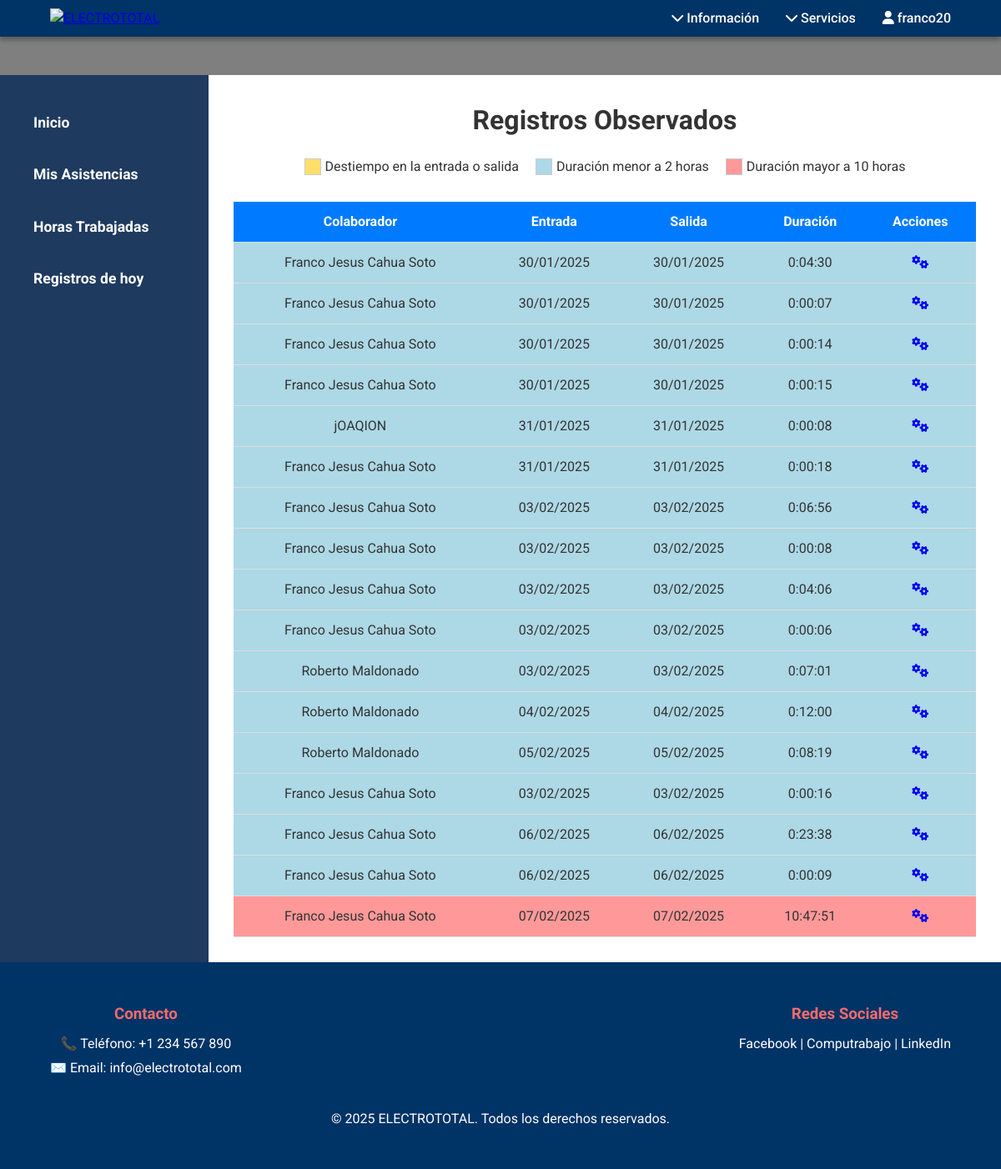
The page /personal/adminDashboard/observedList/ (signed in) on the database its author committed.
### personal/models.py (models this page shows, shortened)
class CustomUser(AbstractUser):
    isDelete= models.BooleanField(default=False)
    isAdmin = models.BooleanField(default=False)

class AttendanceRecord(models.Model):
    isDelete=models.BooleanField(default=False)
    collaborator=models.ForeignKey(Collaborator, on_delete=models.CASCADE)
    inRecord=models.ForeignKey(Record, on_delete=models.CASCADE, related_name='input')
    outRecord=models.ForeignKey(Record, on_delete=models.CASCADE,blank=True,null=True, related_name='output')
    isLunch=models.BooleanField(default=False)
    objects=ModelManager()

class Collaborator(models.Model):
    isDelete= models.BooleanField(default=False)
    user = models.OneToOneField(CustomUser, on_delete=models.CASCADE)
    favoritePlaceIsOffice=models.BooleanField(default=False)
    isWorking=models.IntegerField(default=-1)
    objects=ModelManager()

class Record(models.Model):
    isDelete= models.BooleanField(default=False)
    typeIsInput= models.BooleanField(default=True)
    placeIsOffice=models.BooleanField(default=False)
    collaborator=models.ForeignKey(Collaborator, on_delete=models.CASCADE)
    placeDescription=models.CharField(max_length=30,blank=True,null=True)
    partialDateTime = models.DateTimeField(default=timezone.now )
    dateTime=models.DateTimeField(default=timezone.now)
    unTimelyDateTime = models.DateTimeField(null=True, blank=True)
    photo = models.ImageField(upload_to='fotos_asistencia/')
    objects=ModelManager()

### personal/views.py (the view)
# urls.py: path('adminDashboard/observedList/', views.attendanceObservationsView, name='observedList'), #
def attendanceObservationsView(request):
    attendance_records = AttendanceRecord.objects.enables()
    observed_recordsUnTimely = []
    observedRecordsShort = []
    observedRecordsLarge = []
    totalUnTimely, totalShort, totalLarge = 0, 0, 0
    for record in attendance_records:
        observed_status = isObserved(record)
        hoursWorked, _  = calculateHoursWorked(record)
        if observed_status == 0:
            observed_recordsUnTimely.append((record, hoursWorked))
            totalUnTimely += hoursWorked
        elif observed_status == 1:
            observedRecordsShort.append((record, hoursWorked))
            totalShort += hoursWorked
        elif observed_status == 2:
            observedRecordsLarge.append((record, hoursWorked))
            totalLarge += hoursWorked
    return render(request, 'attendanceObservations.html', {
        'records_unTimely': observed_recordsUnTimely,
        'records_short': observedRecordsShort,
        'records_large': observedRecordsLarge,
        'total_unTimely': totalUnTimely,
        'total_short': totalShort,
        'total_large': totalLarge,
    })

### personal/models.py (called while the page is built)
    def enables(self):
        return self.filter(isDelete=False)

### personal/scripts.py (called while the page is built)
def calculateHoursWorked(attendanceRecord):
    try:
        inRecordDT=attendanceRecord.inRecord.dateTime
        outRecordDT=attendanceRecord.outRecord.dateTime
        diff=outRecordDT-inRecordDT
        diffHours=diff.total_seconds() / 3600
        launch=isLaunch(inRecordDT,diffHours)
        if launch:
            diffHours -= 1
    except:
        diffHours=0
        launch=False
    return diffHours,launch

def isLaunch(inRecordDT, diffHours):
    peru_tz = pytz.timezone("America/Lima")
    inRecordDT = inRecordDT.astimezone(peru_tz)
    return inRecordDT.hour < 12 and diffHours > 5

def isObserved(attendance_record):
    if attendance_record.inRecord.unTimelyDateTime or (attendance_record.outRecord and attendance_record.outRecord.unTimelyDateTime):
        return 0
    if attendance_record.outRecord:
        time_diff, _ = calculateHoursWorked(attendance_record)
        if time_diff < 1:
            return 1
        elif time_diff>10:
            return 2
    return -1

### personal/templatetags/custom_filters.py (called while the page is built)
@register.filter
def float_to_hms(hours_float):
    hours = int(hours_float)
    minutes = int((hours_float - hours) * 60)
    seconds = int((((hours_float - hours) * 60) - minutes) * 60)
    return f"{hours}:{minutes:02d}:{seconds:02d}"

### personal/templates/attendanceObservations.html (shortened to what this page needs)
{% extends 'baseHome.html' %}
{% load custom_filters %}
{% block content_dashboard %}
    <h1>Registros Observados</h1>
    <div style="display: flex; justify-content: center; gap: 20px; margin-bottom: 20px;">
        <div style="display: flex; align-items: center;">
            <div style="width: 20px; height: 20px; background-color: rgb(255, 223, 107); border: 1px solid #ccc; margin-right: 5px;"></div>
            <span>Destiempo en la entrada o salida</span>
        </div>
        <div style="display: flex; align-items: center;">
            <div style="width: 20px; height: 20px; background-color: rgb(173, 216, 230); border: 1px solid #ccc; margin-right: 5px;"></div>
            <span>Duración menor a 2 horas</span>
        </div>
        <div style="display: flex; align-items: center;">
            <div style="width: 20px; height: 20px; background-color: rgb(255, 153, 153); border: 1px solid #ccc; margin-right: 5px;"></div>
            <span>Duración mayor a 10 horas</span>
        </div>
    </div>
    <div class="table-wrapper">
        <table>
            <thead>
                <tr>
                    <th>Colaborador</th>
                    <th>Entrada</th>
                    <th>Salida</th>
                    <th>Duración</th>
                    <th>Acciones</th>
                </tr>
            </thead>
            <tbody>
                {% for record, hour in records_short %}
                    <tr class="row-info">
                        <td>{{ record.collaborator.user.first_name }}</td>
                        <td>{{ record.inRecord.dateTime|date:"d/m/Y" }}</td>
                        <td>{{ record.outRecord.dateTime|date:"d/m/Y"|default:"-" }}</td>
                        <td>{{ hour|float_to_hms }}</td>
                        <td>
                            <a href="{% url 'attendanceRecord' attendanceRecord_id=record.id %}">
                                <i class="fa fa-cogs" aria-hidden="true"></i>
                            </a>
                        </td>
                    </tr>
                {% endfor %}
                {% for record, hour in records_large %}
                    <tr class="row-danger">
                        <td>{{ record.collaborator.user.first_name }}</td>
                        <td>{{ record.inRecord.dateTime|date:"d/m/Y" }}</td>
                        <td>{{ record.outRecord.dateTime|date:"d/m/Y"|default:"-" }}</td>
                        <td>{{ hour|float_to_hms }}</td>
                        <td>
                            <a href="{% url 'attendanceRecord' attendanceRecord_id=record.id %}">
                                <i class="fa fa-cogs" aria-hidden="true"></i>
                            </a>
                        </td>
                    </tr>
                {% endfor %}
            </tbody>
        </table>
    </div>
{% endblock %}

### personal/templates/base.html (shortened to what this page needs)
<!DOCTYPE html>
<html lang="es">
<head>
    {% load static %}
    <link rel="stylesheet" href="{% static 'css/base.css' %}">
    {% block extra_styles %}{% endblock %}
    <link rel="stylesheet" href="https://cdnjs.cloudflare.com/ajax/libs/font-awesome/6.0.0-beta3/css/all.min.css">
</head>
<body>
    <header class="header">
        <div class="logo">
            <a href="{% url 'home' %}">
                <img src="https://i.ibb.co/D91DT3B/logo-removebg-preview-1.png" alt="ELECTROTOTAL">
            </a>
        </div>
        <nav class="navbar">
            <ul class="navbar-links">
                <li class="dropdown">
                    <a href="#"><i class="fa fa-chevron-down"></i>  Información</a>
                </li>
                <li class="dropdown">
                    <a href="#"><i class="fa fa-chevron-down"></i>  Servicios</a>
                </li>
            </ul>
            <ul class="navbar-links user-links">
                {% if user.is_authenticated %}
                    <li class="dropdown">
                        <a href="#"><i class="fa fa-user"></i> {{ user.username }}</a>
                    </li>
                {% else %}
                    <li><a href="#"><i class="fa fa-user-circle"></i>  Registrarse</a></li>
                    <li><a href="{% url 'login' %}"><i class="fa fa-user"></i>  Iniciar sesión</a></li>
                {% endif %}
            </ul>
        </nav>
    </header>
    <main>
        {% block content %}
        {% endblock %}
    </main>
    <footer>
        <div class="footer-content">
            <div class="footer-contact">
                <h3>Contacto</h3>
                <p>📞 Teléfono: +1 234 567 890</p>
                <p>✉️ Email: info@electrototal.com</p>
            </div>
            <div class="footer-socials">
                <h3>Redes Sociales</h3>
                <a href="#">Facebook |</a>
                <a href="#">Computrabajo |</a>
                <a href="#">LinkedIn</a>
            </div>
        </div>
        <div class="footer-bottom">
            <p>&copy; 2025 ELECTROTOTAL. Todos los derechos reservados.</p>
        </div>
    </footer>
</body>
</html>

### personal/static/css/base.css (style rules this page uses)
* { margin: 0; padding: 0; box-sizing: border-box; font-family: 'Roboto', sans-serif; }
body { background: url('https://twind.io/cl/wp-content/uploads/2023/06/seguridad-y-salud-de-los-trabajadores.webp') no-repeat center center fixed; background-size: cover; position: relative; color: #333; font-size: 16px; line-height: 1.5; overflow-x: hidden; }
body::after { content: ""; position: absolute; top: 0; left: 0; right: 0; bottom: 0; background-color: rgba(0, 0, 0, 0.5); z-index: -1; }
.header { position: fixed; top: 0; left: 0; right: 0; background-color: rgba(0, 51, 102); color: white; padding: 10px 5%; display: flex; justify-content: space-between; align-items: center; z-index: 100; box-shadow: 0 4px 6px rgba(0, 0, 0, 0.3); }
.logo img { width: 180px; height: auto; }
.navbar { display: flex; justify-content: space-between; align-items: center; gap: 2rem; }
.navbar-links, .user-links { list-style: none; display: flex; gap: 2rem; }
.navbar-links li a, .user-links li a { color: white; text-decoration: none; font-weight: 500; transition: color 0.3s; }
.dropdown { position: relative; }
footer { background-color: #003366; color: white; padding: 3rem 5%; text-align: center; }
.footer-content { display: flex; justify-content: space-between; margin-bottom: 2rem; }
.footer-contact h3, .footer-socials h3 { color: #f76b6b; margin-bottom: 10px; }
.footer-contact p, .footer-socials a { color: white; font-size: 1rem; margin-bottom: 5px; text-decoration: none; }
.footer-bottom p { font-size: 1rem; margin-top: 10px; }
main { padding-top: 90px; }

### personal/static/css/baseHome.css (style rules this page uses)
body { background-color: #ffffff; font-family: 'Arial', sans-serif; color: #333; margin: 0; padding: 0; }

### personal/templates/attendanceObservations.html (style rules this page uses)
h1 { text-align: center; color: #333; margin-bottom: 20px; }
.table-wrapper { overflow-x: auto; }
table { width: 100%; border-collapse: collapse; margin-top: 10px; }
th, td { padding: 12px; text-align: center; border-bottom: 1px solid #ddd; }
th { background-color: #007bff; color: white; }
tr:nth-child(even) { background-color: #f2f2f2; }
.row-info { background-color: rgb(173, 216, 230) !important; }
.row-danger { background-color: rgb(255, 153, 153) !important; }

### rows shown on the page
CustomUser: username "franco20"
AttendanceRecord: collaborator.user.first_name "Franco Jesus Cahua Soto", inRecord.dateTime "30/01/2025", outRecord.dateTime "30/01/2025", hour "0:04:30"
AttendanceRecord: collaborator.user.first_name "Franco Jesus Cahua Soto", inRecord.dateTime "30/01/2025", outRecord.dateTime "30/01/2025", hour "0:00:07"
AttendanceRecord: collaborator.user.first_name "Franco Jesus Cahua Soto", inRecord.dateTime "30/01/2025", outRecord.dateTime "30/01/2025", hour "0:00:14"
AttendanceRecord: collaborator.user.first_name "Franco Jesus Cahua Soto", inRecord.dateTime "30/01/2025", outRecord.dateTime "30/01/2025", hour "0:00:15"
AttendanceRecord: collaborator.user.first_name "jOAQION", inRecord.dateTime "31/01/2025", outRecord.dateTime "31/01/2025", hour "0:00:08"
AttendanceRecord: collaborator.user.first_name "Franco Jesus Cahua Soto", inRecord.dateTime "31/01/2025", outRecord.dateTime "31/01/2025", hour "0:00:18"
AttendanceRecord: collaborator.user.first_name "Franco Jesus Cahua Soto", inRecord.dateTime "03/02/2025", outRecord.dateTime "03/02/2025", hour "0:06:56"
AttendanceRecord: collaborator.user.first_name "Franco Jesus Cahua Soto", inRecord.dateTime "03/02/2025", outRecord.dateTime "03/02/2025", hour "0:00:08"
AttendanceRecord: collaborator.user.first_name "Franco Jesus Cahua Soto", inRecord.dateTime "03/02/2025", outRecord.dateTime "03/02/2025", hour "0:04:06"
AttendanceRecord: collaborator.user.first_name "Franco Jesus Cahua Soto", inRecord.dateTime "03/02/2025", outRecord.dateTime "03/02/2025", hour "0:00:06"
AttendanceRecord: collaborator.user.first_name "Roberto Maldonado", inRecord.dateTime "03/02/2025", outRecord.dateTime "03/02/2025", hour "0:07:01"
AttendanceRecord: collaborator.user.first_name "Roberto Maldonado", inRecord.dateTime "04/02/2025", outRecord.dateTime "04/02/2025", hour "0:12:00"
AttendanceRecord: collaborator.user.first_name "Roberto Maldonado", inRecord.dateTime "05/02/2025", outRecord.dateTime "05/02/2025", hour "0:08:19"
AttendanceRecord: collaborator.user.first_name "Franco Jesus Cahua Soto", inRecord.dateTime "03/02/2025", outRecord.dateTime "03/02/2025", hour "0:00:16"
AttendanceRecord: collaborator.user.first_name "Franco Jesus Cahua Soto", inRecord.dateTime "06/02/2025", outRecord.dateTime "06/02/2025", hour "0:23:38"
AttendanceRecord: collaborator.user.first_name "Franco Jesus Cahua Soto", inRecord.dateTime "06/02/2025", outRecord.dateTime "06/02/2025", hour "0:00:09"
AttendanceRecord: collaborator.user.first_name "Franco Jesus Cahua Soto", inRecord.dateTime "07/02/2025", outRecord.dateTime "07/02/2025", hour "10:47:51"
